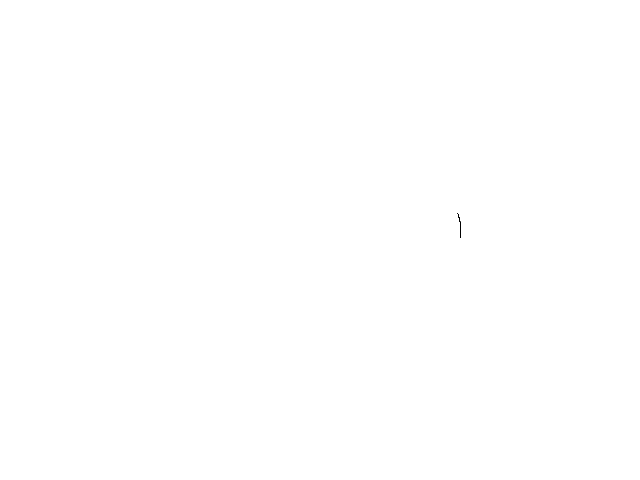
Frame 1 (no input)
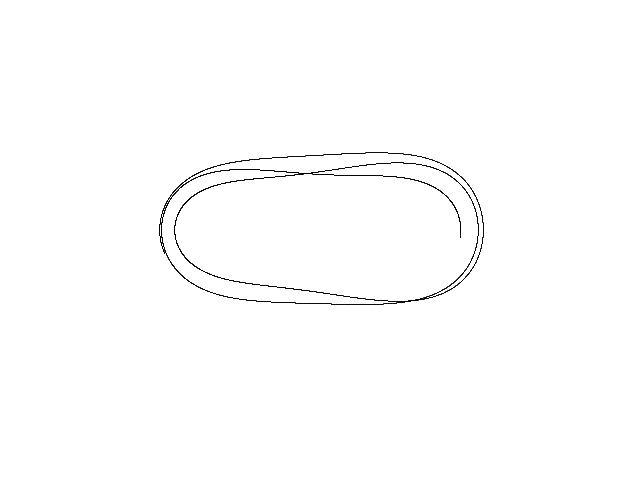
Frame 60 (the mouse pressed at the canvas centre just before this capture)
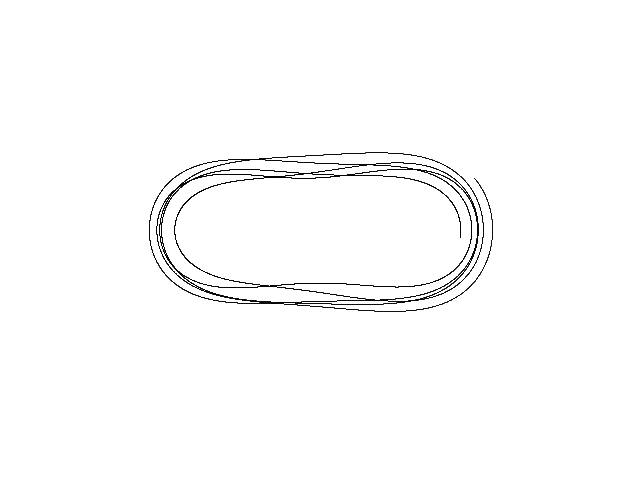
Frame 120 (the mouse held since frame 60 and released just before this capture)

The Processing sketch that drew these frames (run headless with seeded random() and noise(); from frame 60 on, the mouse is pressed at the canvas centre):

// Processing sketch: Mathieu_Pol
// ── Mathieu_Pol.pde
// Mathieu van der Pol chaotic attractor //

  float x = 1.0;
  float y = 1.0;
  float z = 1.0;
  float w = 1.0;
  float dt = 0.0003;
  float a = 91.1;
  float b = 5.023;
  float c = -0.001;
  float d = 91.0;
  float e = 87.001;
  float f = 0.1411;
  float g = 9.507;


void setup() {
  
  size(640, 480);
  background(255);
  
}

void draw() {
  
  for (int i=0; i<100; i++) {
    
    float nx = x;
    float ny = y;
    float nz = z;
    float nw = w;
    
    x = nx + dt * (ny);
    y = ny + dt * (-(a + b * nz) * nx - (a + b * nz) * pow(nx, 3.0) - c * ny + d * nz);
    z = nz + dt * (nw);
    w = nw + dt * (-e * nz + f * (1.0 - pow(nz, 2.0)) * nw + g * nx);
  
    point(320 + (140 * x), 230 + (8 * y));
        
  }

}
